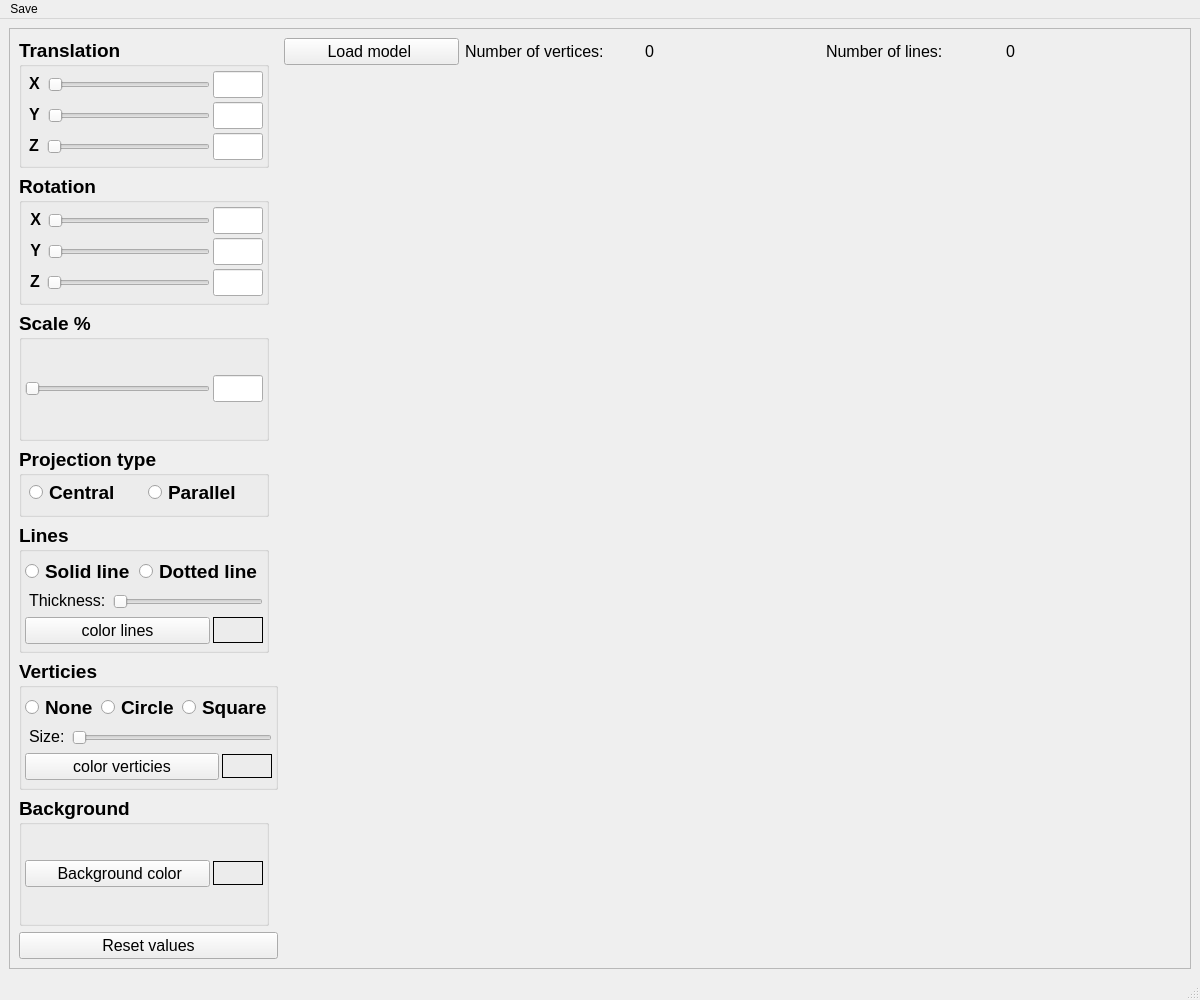
<?xml version="1.0" encoding="UTF-8"?>
<ui version="4.0">
 <class>MainWindow</class>
 <widget class="QMainWindow" name="MainWindow">
  <property name="geometry">
   <rect>
    <x>0</x>
    <y>0</y>
    <width>1200</width>
    <height>1000</height>
   </rect>
  </property>
  <property name="minimumSize">
   <size>
    <width>0</width>
    <height>0</height>
   </size>
  </property>
  <property name="windowTitle">
   <string>3DViewer v2.0</string>
  </property>
  <widget class="QWidget" name="centralwidget">
   <layout class="QHBoxLayout" name="horizontalLayout_19">
    <item>
     <widget class="QScrollArea" name="scrollArea">
      <property name="sizePolicy">
       <sizepolicy hsizetype="MinimumExpanding" vsizetype="MinimumExpanding">
        <horstretch>0</horstretch>
        <verstretch>0</verstretch>
       </sizepolicy>
      </property>
      <property name="widgetResizable">
       <bool>true</bool>
      </property>
      <widget class="QWidget" name="scrollAreaWidgetContents">
       <property name="geometry">
        <rect>
         <x>0</x>
         <y>0</y>
         <width>1174</width>
         <height>923</height>
        </rect>
       </property>
       <layout class="QHBoxLayout" name="horizontalLayout_20">
        <item>
         <layout class="QVBoxLayout" name="verticalLayout_10">
          <item>
           <widget class="QGroupBox" name="groupBox_4">
            <property name="maximumSize">
             <size>
              <width>250</width>
              <height>16777215</height>
             </size>
            </property>
            <property name="font">
             <font>
              <pointsize>14</pointsize>
              <bold>true</bold>
             </font>
            </property>
            <property name="styleSheet">
             <string notr="true"/>
            </property>
            <property name="title">
             <string>Translation</string>
            </property>
            <layout class="QVBoxLayout" name="verticalLayout_3">
             <property name="spacing">
              <number>3</number>
             </property>
             <property name="sizeConstraint">
              <enum>QLayout::SetMinimumSize</enum>
             </property>
             <property name="leftMargin">
              <number>3</number>
             </property>
             <property name="topMargin">
              <number>3</number>
             </property>
             <property name="rightMargin">
              <number>3</number>
             </property>
             <property name="bottomMargin">
              <number>3</number>
             </property>
             <item>
              <layout class="QHBoxLayout" name="horizontalLayout_5">
               <item>
                <widget class="QLabel" name="label_xMove">
                 <property name="sizePolicy">
                  <sizepolicy hsizetype="Preferred" vsizetype="Preferred">
                   <horstretch>0</horstretch>
                   <verstretch>0</verstretch>
                  </sizepolicy>
                 </property>
                 <property name="font">
                  <font>
                   <pointsize>12</pointsize>
                   <bold>true</bold>
                  </font>
                 </property>
                 <property name="styleSheet">
                  <string notr="true">padding-bottom: 2px;</string>
                 </property>
                 <property name="text">
                  <string>X</string>
                 </property>
                </widget>
               </item>
               <item>
                <widget class="QSlider" name="xMove">
                 <property name="sizePolicy">
                  <sizepolicy hsizetype="Expanding" vsizetype="Fixed">
                   <horstretch>0</horstretch>
                   <verstretch>0</verstretch>
                  </sizepolicy>
                 </property>
                 <property name="minimumSize">
                  <size>
                   <width>0</width>
                   <height>0</height>
                  </size>
                 </property>
                 <property name="orientation">
                  <enum>Qt::Horizontal</enum>
                 </property>
                </widget>
               </item>
               <item>
                <widget class="QLineEdit" name="xMText">
                 <property name="sizePolicy">
                  <sizepolicy hsizetype="Expanding" vsizetype="Fixed">
                   <horstretch>0</horstretch>
                   <verstretch>0</verstretch>
                  </sizepolicy>
                 </property>
                 <property name="maximumSize">
                  <size>
                   <width>50</width>
                   <height>16777215</height>
                  </size>
                 </property>
                 <property name="font">
                  <font>
                   <pointsize>12</pointsize>
                   <bold>false</bold>
                  </font>
                 </property>
                </widget>
               </item>
              </layout>
             </item>
             <item>
              <layout class="QHBoxLayout" name="horizontalLayout_6">
               <item>
                <widget class="QLabel" name="label_yMove">
                 <property name="sizePolicy">
                  <sizepolicy hsizetype="Preferred" vsizetype="Preferred">
                   <horstretch>0</horstretch>
                   <verstretch>0</verstretch>
                  </sizepolicy>
                 </property>
                 <property name="font">
                  <font>
                   <pointsize>12</pointsize>
                   <bold>true</bold>
                  </font>
                 </property>
                 <property name="styleSheet">
                  <string notr="true">padding-bottom: 2px;</string>
                 </property>
                 <property name="text">
                  <string>Y</string>
                 </property>
                </widget>
               </item>
               <item>
                <widget class="QSlider" name="yMove">
                 <property name="sizePolicy">
                  <sizepolicy hsizetype="Expanding" vsizetype="Fixed">
                   <horstretch>0</horstretch>
                   <verstretch>0</verstretch>
                  </sizepolicy>
                 </property>
                 <property name="orientation">
                  <enum>Qt::Horizontal</enum>
                 </property>
                </widget>
               </item>
               <item>
                <widget class="QLineEdit" name="yMText">
                 <property name="sizePolicy">
                  <sizepolicy hsizetype="Expanding" vsizetype="Fixed">
                   <horstretch>0</horstretch>
                   <verstretch>0</verstretch>
                  </sizepolicy>
                 </property>
                 <property name="maximumSize">
                  <size>
                   <width>50</width>
                   <height>16777215</height>
                  </size>
                 </property>
                 <property name="font">
                  <font>
                   <pointsize>12</pointsize>
                   <bold>false</bold>
                  </font>
                 </property>
                </widget>
               </item>
              </layout>
             </item>
             <item>
              <layout class="QHBoxLayout" name="horizontalLayout_7">
               <item>
                <widget class="QLabel" name="label_zMove">
                 <property name="sizePolicy">
                  <sizepolicy hsizetype="Preferred" vsizetype="Preferred">
                   <horstretch>0</horstretch>
                   <verstretch>0</verstretch>
                  </sizepolicy>
                 </property>
                 <property name="font">
                  <font>
                   <pointsize>12</pointsize>
                   <bold>true</bold>
                  </font>
                 </property>
                 <property name="styleSheet">
                  <string notr="true">padding-bottom: 2px;</string>
                 </property>
                 <property name="text">
                  <string>Z</string>
                 </property>
                </widget>
               </item>
               <item>
                <widget class="QSlider" name="zMove">
                 <property name="sizePolicy">
                  <sizepolicy hsizetype="Expanding" vsizetype="Fixed">
                   <horstretch>0</horstretch>
                   <verstretch>0</verstretch>
                  </sizepolicy>
                 </property>
                 <property name="orientation">
                  <enum>Qt::Horizontal</enum>
                 </property>
                </widget>
               </item>
               <item>
                <widget class="QLineEdit" name="zMText">
                 <property name="sizePolicy">
                  <sizepolicy hsizetype="Expanding" vsizetype="Fixed">
                   <horstretch>0</horstretch>
                   <verstretch>0</verstretch>
                  </sizepolicy>
                 </property>
                 <property name="maximumSize">
                  <size>
                   <width>50</width>
                   <height>16777215</height>
                  </size>
                 </property>
                 <property name="font">
                  <font>
                   <pointsize>12</pointsize>
                   <bold>false</bold>
                  </font>
                 </property>
                </widget>
               </item>
              </layout>
             </item>
            </layout>
           </widget>
          </item>
          <item>
           <widget class="QGroupBox" name="groupBox_3">
            <property name="maximumSize">
             <size>
              <width>250</width>
              <height>16777215</height>
             </size>
            </property>
            <property name="font">
             <font>
              <pointsize>14</pointsize>
              <bold>true</bold>
             </font>
            </property>
            <property name="title">
             <string>Rotation</string>
            </property>
            <layout class="QVBoxLayout" name="verticalLayout">
             <property name="spacing">
              <number>3</number>
             </property>
             <property name="sizeConstraint">
              <enum>QLayout::SetMinimumSize</enum>
             </property>
             <property name="leftMargin">
              <number>3</number>
             </property>
             <property name="topMargin">
              <number>3</number>
             </property>
             <property name="rightMargin">
              <number>3</number>
             </property>
             <property name="bottomMargin">
              <number>3</number>
             </property>
             <item>
              <layout class="QHBoxLayout" name="horizontalLayout">
               <item>
                <widget class="QLabel" name="label_xRot">
                 <property name="sizePolicy">
                  <sizepolicy hsizetype="Preferred" vsizetype="Preferred">
                   <horstretch>0</horstretch>
                   <verstretch>0</verstretch>
                  </sizepolicy>
                 </property>
                 <property name="font">
                  <font>
                   <pointsize>12</pointsize>
                   <bold>true</bold>
                  </font>
                 </property>
                 <property name="styleSheet">
                  <string notr="true">padding-bottom: 2px;</string>
                 </property>
                 <property name="text">
                  <string>X</string>
                 </property>
                 <property name="alignment">
                  <set>Qt::AlignRight|Qt::AlignTrailing|Qt::AlignVCenter</set>
                 </property>
                </widget>
               </item>
               <item>
                <widget class="QSlider" name="xRotate">
                 <property name="sizePolicy">
                  <sizepolicy hsizetype="Expanding" vsizetype="Fixed">
                   <horstretch>0</horstretch>
                   <verstretch>0</verstretch>
                  </sizepolicy>
                 </property>
                 <property name="orientation">
                  <enum>Qt::Horizontal</enum>
                 </property>
                </widget>
               </item>
               <item>
                <widget class="QLineEdit" name="xRotateText">
                 <property name="sizePolicy">
                  <sizepolicy hsizetype="Expanding" vsizetype="Fixed">
                   <horstretch>0</horstretch>
                   <verstretch>0</verstretch>
                  </sizepolicy>
                 </property>
                 <property name="maximumSize">
                  <size>
                   <width>50</width>
                   <height>16777215</height>
                  </size>
                 </property>
                 <property name="font">
                  <font>
                   <pointsize>12</pointsize>
                   <bold>false</bold>
                  </font>
                 </property>
                </widget>
               </item>
              </layout>
             </item>
             <item>
              <layout class="QHBoxLayout" name="horizontalLayout_2">
               <item>
                <widget class="QLabel" name="label_yRot">
                 <property name="sizePolicy">
                  <sizepolicy hsizetype="Preferred" vsizetype="Preferred">
                   <horstretch>0</horstretch>
                   <verstretch>0</verstretch>
                  </sizepolicy>
                 </property>
                 <property name="font">
                  <font>
                   <pointsize>12</pointsize>
                   <bold>true</bold>
                  </font>
                 </property>
                 <property name="styleSheet">
                  <string notr="true">padding-bottom: 2px;</string>
                 </property>
                 <property name="text">
                  <string>Y</string>
                 </property>
                 <property name="alignment">
                  <set>Qt::AlignRight|Qt::AlignTrailing|Qt::AlignVCenter</set>
                 </property>
                </widget>
               </item>
               <item>
                <widget class="QSlider" name="yRotate">
                 <property name="sizePolicy">
                  <sizepolicy hsizetype="Expanding" vsizetype="Fixed">
                   <horstretch>0</horstretch>
                   <verstretch>0</verstretch>
                  </sizepolicy>
                 </property>
                 <property name="orientation">
                  <enum>Qt::Horizontal</enum>
                 </property>
                </widget>
               </item>
               <item>
                <widget class="QLineEdit" name="yRotateText">
                 <property name="sizePolicy">
                  <sizepolicy hsizetype="Expanding" vsizetype="Fixed">
                   <horstretch>0</horstretch>
                   <verstretch>0</verstretch>
                  </sizepolicy>
                 </property>
                 <property name="maximumSize">
                  <size>
                   <width>50</width>
                   <height>16777215</height>
                  </size>
                 </property>
                 <property name="font">
                  <font>
                   <pointsize>12</pointsize>
                   <bold>false</bold>
                  </font>
                 </property>
                </widget>
               </item>
              </layout>
             </item>
             <item>
              <layout class="QHBoxLayout" name="horizontalLayout_3">
               <item>
                <widget class="QLabel" name="label_zRot">
                 <property name="sizePolicy">
                  <sizepolicy hsizetype="Preferred" vsizetype="Preferred">
                   <horstretch>0</horstretch>
                   <verstretch>0</verstretch>
                  </sizepolicy>
                 </property>
                 <property name="font">
                  <font>
                   <pointsize>12</pointsize>
                   <bold>true</bold>
                  </font>
                 </property>
                 <property name="styleSheet">
                  <string notr="true">padding-bottom: 2px;</string>
                 </property>
                 <property name="text">
                  <string>Z</string>
                 </property>
                 <property name="alignment">
                  <set>Qt::AlignRight|Qt::AlignTrailing|Qt::AlignVCenter</set>
                 </property>
                </widget>
               </item>
               <item>
                <widget class="QSlider" name="zRotate">
                 <property name="sizePolicy">
                  <sizepolicy hsizetype="Expanding" vsizetype="Fixed">
                   <horstretch>0</horstretch>
                   <verstretch>0</verstretch>
                  </sizepolicy>
                 </property>
                 <property name="orientation">
                  <enum>Qt::Horizontal</enum>
                 </property>
                </widget>
               </item>
               <item>
                <widget class="QLineEdit" name="zRotateText">
                 <property name="sizePolicy">
                  <sizepolicy hsizetype="Expanding" vsizetype="Fixed">
                   <horstretch>0</horstretch>
                   <verstretch>0</verstretch>
                  </sizepolicy>
                 </property>
                 <property name="maximumSize">
                  <size>
                   <width>50</width>
                   <height>16777215</height>
                  </size>
                 </property>
                 <property name="font">
                  <font>
                   <pointsize>12</pointsize>
                   <bold>false</bold>
                  </font>
                 </property>
                </widget>
               </item>
              </layout>
             </item>
            </layout>
           </widget>
          </item>
          <item>
           <widget class="QGroupBox" name="groupBox_5">
            <property name="maximumSize">
             <size>
              <width>250</width>
              <height>16777215</height>
             </size>
            </property>
            <property name="font">
             <font>
              <pointsize>14</pointsize>
              <bold>true</bold>
             </font>
            </property>
            <property name="title">
             <string>Scale %</string>
            </property>
            <layout class="QVBoxLayout" name="verticalLayout_4" stretch="0">
             <property name="spacing">
              <number>3</number>
             </property>
             <property name="sizeConstraint">
              <enum>QLayout::SetMinimumSize</enum>
             </property>
             <property name="leftMargin">
              <number>3</number>
             </property>
             <property name="topMargin">
              <number>3</number>
             </property>
             <property name="rightMargin">
              <number>3</number>
             </property>
             <property name="bottomMargin">
              <number>3</number>
             </property>
             <item>
              <layout class="QHBoxLayout" name="horizontalLayout_8">
               <item>
                <widget class="QSlider" name="zoomSlider">
                 <property name="sizePolicy">
                  <sizepolicy hsizetype="Expanding" vsizetype="Fixed">
                   <horstretch>0</horstretch>
                   <verstretch>0</verstretch>
                  </sizepolicy>
                 </property>
                 <property name="orientation">
                  <enum>Qt::Horizontal</enum>
                 </property>
                </widget>
               </item>
               <item>
                <widget class="QLineEdit" name="zoomText">
                 <property name="sizePolicy">
                  <sizepolicy hsizetype="Expanding" vsizetype="Fixed">
                   <horstretch>0</horstretch>
                   <verstretch>0</verstretch>
                  </sizepolicy>
                 </property>
                 <property name="maximumSize">
                  <size>
                   <width>50</width>
                   <height>16777215</height>
                  </size>
                 </property>
                 <property name="font">
                  <font>
                   <pointsize>12</pointsize>
                   <bold>false</bold>
                  </font>
                 </property>
                </widget>
               </item>
              </layout>
             </item>
            </layout>
           </widget>
          </item>
          <item>
           <widget class="QGroupBox" name="groupBox_6">
            <property name="minimumSize">
             <size>
              <width>50</width>
              <height>70</height>
             </size>
            </property>
            <property name="maximumSize">
             <size>
              <width>250</width>
              <height>70</height>
             </size>
            </property>
            <property name="font">
             <font>
              <family>Arial</family>
              <pointsize>14</pointsize>
              <bold>true</bold>
             </font>
            </property>
            <property name="mouseTracking">
             <bool>false</bool>
            </property>
            <property name="focusPolicy">
             <enum>Qt::NoFocus</enum>
            </property>
            <property name="title">
             <string>Projection type</string>
            </property>
            <widget class="QWidget" name="horizontalLayoutWidget_3">
             <property name="geometry">
              <rect>
               <x>10</x>
               <y>30</y>
               <width>231</width>
               <height>31</height>
              </rect>
             </property>
             <layout class="QHBoxLayout" name="horizontalLayout_10">
              <item>
               <widget class="QRadioButton" name="ProjectionType_0">
                <property name="text">
                 <string>Central</string>
                </property>
               </widget>
              </item>
              <item>
               <widget class="QRadioButton" name="ProjectionType_1">
                <property name="text">
                 <string>Parallel</string>
                </property>
               </widget>
              </item>
             </layout>
            </widget>
           </widget>
          </item>
          <item>
           <widget class="QGroupBox" name="groupBox">
            <property name="maximumSize">
             <size>
              <width>250</width>
              <height>16777215</height>
             </size>
            </property>
            <property name="font">
             <font>
              <pointsize>14</pointsize>
              <bold>true</bold>
             </font>
            </property>
            <property name="title">
             <string>Lines</string>
            </property>
            <layout class="QVBoxLayout" name="verticalLayout_5">
             <property name="spacing">
              <number>3</number>
             </property>
             <property name="sizeConstraint">
              <enum>QLayout::SetMinimumSize</enum>
             </property>
             <property name="leftMargin">
              <number>3</number>
             </property>
             <property name="topMargin">
              <number>3</number>
             </property>
             <property name="rightMargin">
              <number>3</number>
             </property>
             <property name="bottomMargin">
              <number>3</number>
             </property>
             <item>
              <layout class="QHBoxLayout" name="horizontalLayout_9">
               <item>
                <widget class="QRadioButton" name="LineStyle_0">
                 <property name="text">
                  <string>Solid line</string>
                 </property>
                </widget>
               </item>
               <item>
                <widget class="QRadioButton" name="LineStyle_1">
                 <property name="text">
                  <string>Dotted line</string>
                 </property>
                </widget>
               </item>
              </layout>
             </item>
             <item>
              <layout class="QHBoxLayout" name="horizontalLayout_12">
               <item>
                <widget class="QLabel" name="label_thick">
                 <property name="sizePolicy">
                  <sizepolicy hsizetype="Preferred" vsizetype="Preferred">
                   <horstretch>0</horstretch>
                   <verstretch>0</verstretch>
                  </sizepolicy>
                 </property>
                 <property name="font">
                  <font>
                   <pointsize>12</pointsize>
                   <bold>false</bold>
                  </font>
                 </property>
                 <property name="styleSheet">
                  <string notr="true">padding-bottom: 2px;</string>
                 </property>
                 <property name="text">
                  <string>Thickness:</string>
                 </property>
                </widget>
               </item>
               <item>
                <widget class="QSlider" name="linesSizeSlider">
                 <property name="sizePolicy">
                  <sizepolicy hsizetype="Expanding" vsizetype="Fixed">
                   <horstretch>0</horstretch>
                   <verstretch>0</verstretch>
                  </sizepolicy>
                 </property>
                 <property name="orientation">
                  <enum>Qt::Horizontal</enum>
                 </property>
                </widget>
               </item>
              </layout>
             </item>
             <item>
              <layout class="QHBoxLayout" name="horizontalLayout_16">
               <item>
                <widget class="QPushButton" name="colorFaces">
                 <property name="sizePolicy">
                  <sizepolicy hsizetype="Minimum" vsizetype="Fixed">
                   <horstretch>0</horstretch>
                   <verstretch>0</verstretch>
                  </sizepolicy>
                 </property>
                 <property name="font">
                  <font>
                   <pointsize>12</pointsize>
                   <bold>false</bold>
                  </font>
                 </property>
                 <property name="text">
                  <string>color lines</string>
                 </property>
                </widget>
               </item>
               <item>
                <widget class="QLabel" name="labelFacesColor">
                 <property name="sizePolicy">
                  <sizepolicy hsizetype="Preferred" vsizetype="Fixed">
                   <horstretch>0</horstretch>
                   <verstretch>0</verstretch>
                  </sizepolicy>
                 </property>
                 <property name="minimumSize">
                  <size>
                   <width>0</width>
                   <height>0</height>
                  </size>
                 </property>
                 <property name="maximumSize">
                  <size>
                   <width>50</width>
                   <height>16777215</height>
                  </size>
                 </property>
                 <property name="styleSheet">
                  <string notr="true">border-style: solid; border-width: 1px;border-color: black; padding-top:2px;</string>
                 </property>
                 <property name="text">
                  <string/>
                 </property>
                </widget>
               </item>
              </layout>
             </item>
            </layout>
           </widget>
          </item>
          <item>
           <widget class="QGroupBox" name="groupBox_2">
            <property name="maximumSize">
             <size>
              <width>250</width>
              <height>16777215</height>
             </size>
            </property>
            <property name="font">
             <font>
              <pointsize>14</pointsize>
              <bold>true</bold>
             </font>
            </property>
            <property name="title">
             <string>Verticies </string>
            </property>
            <layout class="QVBoxLayout" name="verticalLayout_7">
             <property name="spacing">
              <number>3</number>
             </property>
             <property name="sizeConstraint">
              <enum>QLayout::SetMinimumSize</enum>
             </property>
             <property name="leftMargin">
              <number>3</number>
             </property>
             <property name="topMargin">
              <number>3</number>
             </property>
             <property name="rightMargin">
              <number>3</number>
             </property>
             <property name="bottomMargin">
              <number>3</number>
             </property>
             <item>
              <layout class="QHBoxLayout" name="horizontalLayout_4">
               <item>
                <widget class="QRadioButton" name="VertStyle_0">
                 <property name="text">
                  <string>None</string>
                 </property>
                </widget>
               </item>
               <item>
                <widget class="QRadioButton" name="VertStyle_1">
                 <property name="text">
                  <string>Circle</string>
                 </property>
                </widget>
               </item>
               <item>
                <widget class="QRadioButton" name="VertStyle_2">
                 <property name="text">
                  <string>Square</string>
                 </property>
                </widget>
               </item>
              </layout>
             </item>
             <item>
              <layout class="QHBoxLayout" name="horizontalLayout_11">
               <item>
                <widget class="QLabel" name="label_sizeVert">
                 <property name="sizePolicy">
                  <sizepolicy hsizetype="Fixed" vsizetype="Fixed">
                   <horstretch>0</horstretch>
                   <verstretch>0</verstretch>
                  </sizepolicy>
                 </property>
                 <property name="font">
                  <font>
                   <pointsize>12</pointsize>
                   <bold>false</bold>
                  </font>
                 </property>
                 <property name="styleSheet">
                  <string notr="true">padding-bottom: 2px;</string>
                 </property>
                 <property name="text">
                  <string>Size:</string>
                 </property>
                 <property name="alignment">
                  <set>Qt::AlignLeading|Qt::AlignLeft|Qt::AlignVCenter</set>
                 </property>
                </widget>
               </item>
               <item>
                <widget class="QSlider" name="vertexSizeSlider">
                 <property name="sizePolicy">
                  <sizepolicy hsizetype="Expanding" vsizetype="Fixed">
                   <horstretch>0</horstretch>
                   <verstretch>0</verstretch>
                  </sizepolicy>
                 </property>
                 <property name="orientation">
                  <enum>Qt::Horizontal</enum>
                 </property>
                </widget>
               </item>
              </layout>
             </item>
             <item>
              <layout class="QHBoxLayout" name="horizontalLayout_17">
               <item>
                <widget class="QPushButton" name="colorVertex">
                 <property name="sizePolicy">
                  <sizepolicy hsizetype="Minimum" vsizetype="Fixed">
                   <horstretch>0</horstretch>
                   <verstretch>0</verstretch>
                  </sizepolicy>
                 </property>
                 <property name="font">
                  <font>
                   <pointsize>12</pointsize>
                   <bold>false</bold>
                  </font>
                 </property>
                 <property name="text">
                  <string>color verticies</string>
                 </property>
                </widget>
               </item>
               <item>
                <widget class="QLabel" name="labelVertColor">
                 <property name="sizePolicy">
                  <sizepolicy hsizetype="Preferred" vsizetype="Fixed">
                   <horstretch>0</horstretch>
                   <verstretch>0</verstretch>
                  </sizepolicy>
                 </property>
                 <property name="minimumSize">
                  <size>
                   <width>0</width>
                   <height>0</height>
                  </size>
                 </property>
                 <property name="maximumSize">
                  <size>
                   <width>50</width>
                   <height>16777215</height>
                  </size>
                 </property>
                 <property name="styleSheet">
                  <string notr="true">border-style: solid; border-width: 1px;border-color: black;</string>
                 </property>
                 <property name="text">
                  <string/>
                 </property>
                </widget>
               </item>
              </layout>
             </item>
            </layout>
           </widget>
          </item>
          <item>
           <widget class="QGroupBox" name="groupBox_8">
            <property name="maximumSize">
             <size>
              <width>250</width>
              <height>16777215</height>
             </size>
            </property>
            <property name="font">
             <font>
              <pointsize>14</pointsize>
              <bold>true</bold>
             </font>
            </property>
            <property name="title">
             <string>Background</string>
            </property>
            <layout class="QVBoxLayout" name="verticalLayout_9">
             <property name="spacing">
              <number>3</number>
             </property>
             <property name="sizeConstraint">
              <enum>QLayout::SetMinimumSize</enum>
             </property>
             <property name="leftMargin">
              <number>3</number>
             </property>
             <property name="topMargin">
              <number>3</number>
             </property>
             <property name="rightMargin">
              <number>3</number>
             </property>
             <property name="bottomMargin">
              <number>3</number>
             </property>
             <item>
              <layout class="QHBoxLayout" name="horizontalLayout_15">
               <item>
                <widget class="QPushButton" name="widgetBackGroundColor">
                 <property name="sizePolicy">
                  <sizepolicy hsizetype="Minimum" vsizetype="Fixed">
                   <horstretch>0</horstretch>
                   <verstretch>0</verstretch>
                  </sizepolicy>
                 </property>
                 <property name="font">
                  <font>
                   <pointsize>12</pointsize>
                   <bold>false</bold>
                  </font>
                 </property>
                 <property name="text">
                  <string> Background color</string>
                 </property>
                </widget>
               </item>
               <item>
                <widget class="QLabel" name="labelBackgroundColor">
                 <property name="sizePolicy">
                  <sizepolicy hsizetype="Preferred" vsizetype="Fixed">
                   <horstretch>0</horstretch>
                   <verstretch>0</verstretch>
                  </sizepolicy>
                 </property>
                 <property name="minimumSize">
                  <size>
                   <width>0</width>
                   <height>0</height>
                  </size>
                 </property>
                 <property name="maximumSize">
                  <size>
                   <width>50</width>
                   <height>16777215</height>
                  </size>
                 </property>
                 <property name="styleSheet">
                  <string notr="true">border-style: solid; border-width: 1px;border-color: black;</string>
                 </property>
                 <property name="text">
                  <string/>
                 </property>
                </widget>
               </item>
              </layout>
             </item>
            </layout>
           </widget>
          </item>
          <item>
           <widget class="QPushButton" name="resetButton">
            <property name="sizePolicy">
             <sizepolicy hsizetype="Minimum" vsizetype="Fixed">
              <horstretch>0</horstretch>
              <verstretch>0</verstretch>
             </sizepolicy>
            </property>
            <property name="font">
             <font>
              <pointsize>12</pointsize>
             </font>
            </property>
            <property name="text">
             <string>Reset values</string>
            </property>
           </widget>
          </item>
         </layout>
        </item>
        <item>
         <layout class="QVBoxLayout" name="verticalLayout_11">
          <item>
           <layout class="QHBoxLayout" name="horizontalLayout_18">
            <item>
             <widget class="QPushButton" name="openObjButton">
              <property name="sizePolicy">
               <sizepolicy hsizetype="Minimum" vsizetype="Fixed">
                <horstretch>0</horstretch>
                <verstretch>0</verstretch>
               </sizepolicy>
              </property>
              <property name="font">
               <font>
                <pointsize>12</pointsize>
               </font>
              </property>
              <property name="text">
               <string>Load model </string>
              </property>
             </widget>
            </item>
            <item>
             <widget class="QLabel" name="label_vert_num">
              <property name="sizePolicy">
               <sizepolicy hsizetype="Preferred" vsizetype="Preferred">
                <horstretch>0</horstretch>
                <verstretch>0</verstretch>
               </sizepolicy>
              </property>
              <property name="font">
               <font>
                <pointsize>12</pointsize>
               </font>
              </property>
              <property name="text">
               <string>Number of vertices:</string>
              </property>
             </widget>
            </item>
            <item>
             <widget class="QLabel" name="numberOfVerticies">
              <property name="sizePolicy">
               <sizepolicy hsizetype="Preferred" vsizetype="Preferred">
                <horstretch>0</horstretch>
                <verstretch>0</verstretch>
               </sizepolicy>
              </property>
              <property name="font">
               <font>
                <pointsize>12</pointsize>
               </font>
              </property>
              <property name="text">
               <string>0</string>
              </property>
             </widget>
            </item>
            <item>
             <widget class="QLabel" name="label_faces_num">
              <property name="sizePolicy">
               <sizepolicy hsizetype="Preferred" vsizetype="Preferred">
                <horstretch>0</horstretch>
                <verstretch>0</verstretch>
               </sizepolicy>
              </property>
              <property name="font">
               <font>
                <pointsize>12</pointsize>
               </font>
              </property>
              <property name="text">
               <string>Number of lines:</string>
              </property>
             </widget>
            </item>
            <item>
             <widget class="QLabel" name="numberOfFaces">
              <property name="sizePolicy">
               <sizepolicy hsizetype="Preferred" vsizetype="Preferred">
                <horstretch>0</horstretch>
                <verstretch>0</verstretch>
               </sizepolicy>
              </property>
              <property name="font">
               <font>
                <pointsize>12</pointsize>
               </font>
              </property>
              <property name="text">
               <string>0</string>
              </property>
             </widget>
            </item>
           </layout>
          </item>
          <item>
           <widget class="GLWidget" name="OGLwidget" native="true">
            <property name="sizePolicy">
             <sizepolicy hsizetype="Expanding" vsizetype="Expanding">
              <horstretch>0</horstretch>
              <verstretch>0</verstretch>
             </sizepolicy>
            </property>
           </widget>
          </item>
         </layout>
        </item>
       </layout>
      </widget>
     </widget>
    </item>
   </layout>
  </widget>
  <widget class="QStatusBar" name="statusbar"/>
  <widget class="QMenuBar" name="menubar">
   <property name="geometry">
    <rect>
     <x>0</x>
     <y>0</y>
     <width>1200</width>
     <height>24</height>
    </rect>
   </property>
   <widget class="QMenu" name="menuSave">
    <property name="title">
     <string>Save</string>
    </property>
    <addaction name="actionBmp"/>
    <addaction name="actionJpeg"/>
    <addaction name="actionGif"/>
   </widget>
   <addaction name="menuSave"/>
  </widget>
  <action name="actionbmp">
   <property name="text">
    <string>bmp</string>
   </property>
  </action>
  <action name="actionjpg">
   <property name="text">
    <string>jpg</string>
   </property>
  </action>
  <action name="actiongif">
   <property name="text">
    <string>gif</string>
   </property>
  </action>
  <action name="actionBmp">
   <property name="text">
    <string>bmp</string>
   </property>
  </action>
  <action name="actionJpeg">
   <property name="text">
    <string>jpeg</string>
   </property>
  </action>
  <action name="actionGif">
   <property name="text">
    <string>GIF</string>
   </property>
  </action>
 </widget>
 <customwidgets>
  <customwidget>
   <class>GLWidget</class>
   <extends>QWidget</extends>
   <header location="global">glwidget.h</header>
   <container>1</container>
  </customwidget>
 </customwidgets>
 <resources/>
 <connections/>
</ui>
